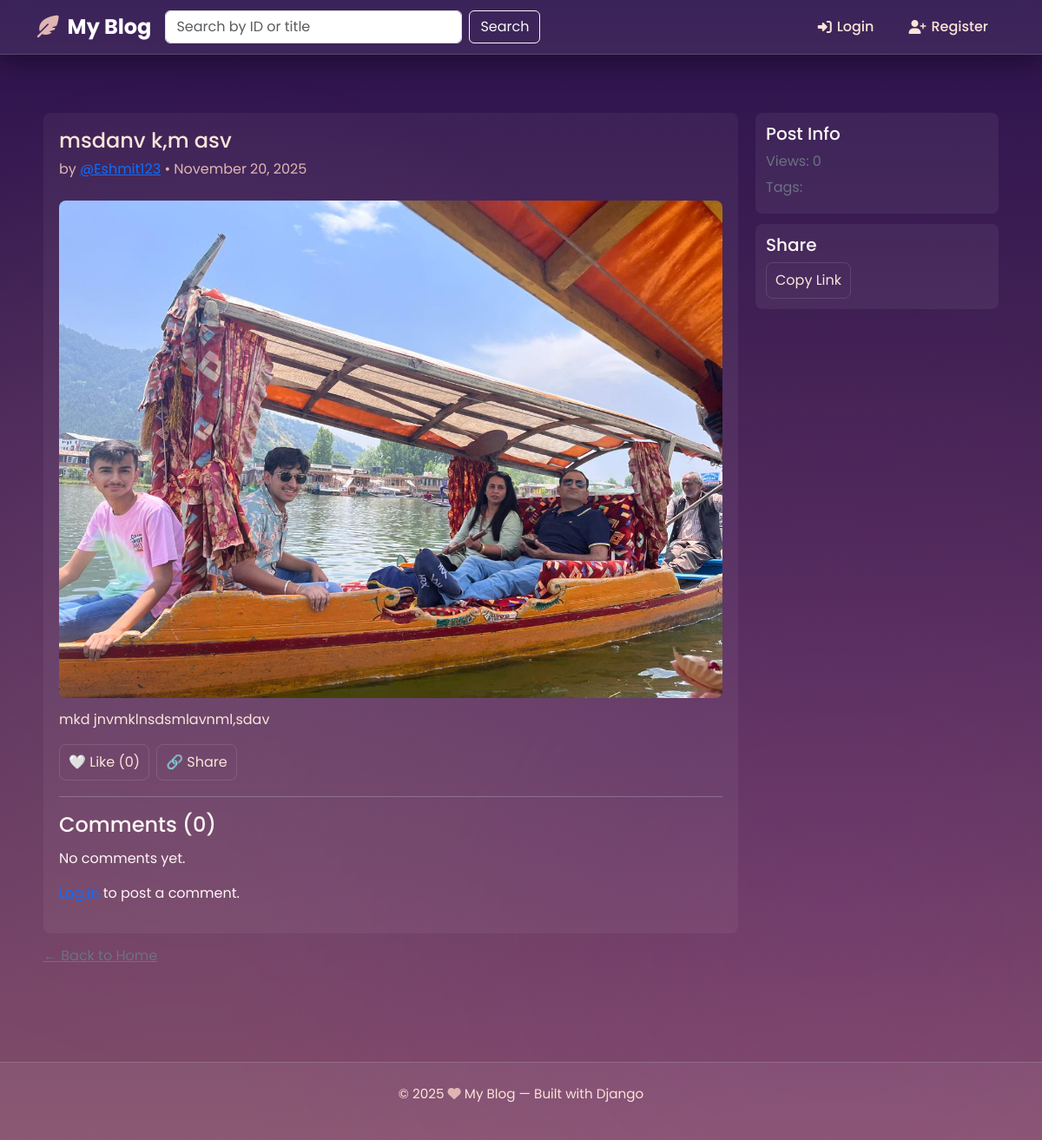
The app's page /post/4/ with its own data.
### blog/models.py (models this page shows, shortened)
class Post(models.Model):
    title = models.CharField(max_length=200)
    slug = models.SlugField(max_length=200, unique=True)
    author = models.ForeignKey(User, on_delete=models.CASCADE)
    content = RichTextField() if RichTextField else models.TextField()
    tags = models.CharField(max_length=200, blank=True)
    image = models.ImageField(upload_to='posts/', blank=True, null=True)
    background_color = models.CharField(max_length=7, blank=True, default='#ffffff')
    background_image = models.ImageField(upload_to='post_backgrounds/', blank=True, null=True)
    date_posted = models.DateTimeField(default=timezone.now)
    published = models.BooleanField(default=True)
    likes = models.ManyToManyField(User, related_name='liked_posts', blank=True)
    category = models.ForeignKey(Category, on_delete=models.SET_NULL, null=True, blank=True)
    def get_absolute_url(self):
        return reverse('post_detail', kwargs={'pk': self.pk})

### blog/views.py (the view)
# urls.py: path('post/<int:pk>/', views.post_detail, name='post_detail'),
def post_detail(request, pk):
    post = get_object_or_404(Post, pk=pk)
    comment_form = None
    if request.method == 'POST' and 'comment' in request.POST:
        if not request.user.is_authenticated:
            messages.error(request, "You must be logged in to comment.")
            return redirect('login')
        from .forms import CommentForm
        comment_form = CommentForm(request.POST)
        if comment_form.is_valid():
            comment = comment_form.save(commit=False)
            comment.author = request.user
            comment.post = post
            comment.save()
            messages.success(request, "Comment added.")
            return redirect('post_detail', pk=post.pk)
    else:
        from .forms import CommentForm
        comment_form = CommentForm()
    absolute_url = request.build_absolute_uri(post.get_absolute_url())
    liked = request.user.is_authenticated and (request.user in post.likes.all())
    like_count = post.likes.count()
    return render(request, 'blog/post_detail.html', {
        'post': post,
        'comment_form': comment_form,
        'absolute_url': absolute_url,
        'liked': liked,
        'like_count': like_count,
    })

### blog/forms.py
class CommentForm(forms.ModelForm):
    class Meta:
        model = Comment
        fields = ['body']
        widgets = {
            'body': forms.Textarea(attrs={
                'class': 'form-control',
                'placeholder': 'Write your comment...',
                'rows': 3
            }),
        }

### blog/context_processors.py (called while the page is built)
def blog_settings(request):
    setting = None
    try:
        setting = BlogSetting.objects.first()
    except Exception:
        setting = None
    return {'blog_setting': setting}

### blog/templates/blog/post_detail.html (shortened to what this page needs)
{% extends 'blog/base.html' %}
{% block content %}
<div class="post-layout">
    <div class="post-content" {% if post.background_image %}style="background-image: url('{{ post.background_image.url }}'); background-size: cover; background-position: center;"{% endif %}>
        <div class="post-header">
            <h1 class="post-title">{{ post.title }}</h1>
            <div class="post-sub">by <a href="{% url 'profile' post.author.username %}">@{{ post.author.username }}</a> • {{ post.date_posted|date:"F j, Y" }}</div>
        </div>
        {% if post.image %}
            <div class="post-media"><img src="{{ post.image.url }}" alt="{{ post.title }}" /></div>
        {% endif %}
        <div class="post-body">{{ post.content|linebreaks }}</div>
        <div style="margin-top:12px;display:flex;gap:8px;align-items:center;">
            <button id="likeBtn" data-pk="{{ post.pk }}" class="btn-action">{% if liked %}❤️ Like{% else %}🤍 Like{% endif %} ({{ like_count }})</button>
            <button id="copyLinkBtn" class="btn-action">🔗 Share</button>
        </div>
        <hr style="margin:18px 0;border:none;border-top:1px solid #eef2f7" />
        <div>
            <h4>Comments ({{ post.comments.count }})</h4>
            <div id="comments-list" style="margin-top:12px;">
                {% for comment in post.comments.all %}
                    {% include 'blog/_comment.html' with comment=comment %}
                {% empty %}
                    <p>No comments yet.</p>
                {% endfor %}
            </div>
            <div style="margin-top:14px;">
                {% if user.is_authenticated %}
                    <form id="commentForm">
                        {% csrf_token %}
                        <textarea id="commentBody" name="body" rows="3" style="width:100%;padding:8px;border-radius:6px;border:1px solid #e6e7eb;" placeholder="Write your comment..."></textarea>
                        <div style="margin-top:8px"><button type="submit" class="btn-action">Post Comment</button></div>
                    </form>
                {% else %}
                    <p><a href="{% url 'login' %}">Log in</a> to post a comment.</p>
                {% endif %}
            </div>
        </div>
    </div>
    <aside class="right-actions">
        <div class="widget">
            <h5>Post Info</h5>
            <p style="margin:6px 0;color:#6b7280">Views: {{ post.views|default:0 }}</p>
            <p style="margin:6px 0;color:#6b7280">Tags: {% for t in post.tags.all %} <span style="background:#f3f4f6;padding:3px 6px;border-radius:6px;margin-right:6px;font-size:0.85rem">{{ t }}</span>{% endfor %}</p>
        </div>
        <div class="widget">
            <h5>Share</h5>
            <button class="btn-action" onclick="navigator.clipboard.writeText('{{ absolute_url }}')">Copy Link</button>
        </div>
    </aside>
</div>
<a href="{% url 'home' %}" style="display:inline-block;margin-top:14px;color:#6b7280;">← Back to Home</a>
{% endblock %}

### blog/templates/blog/base.html (style rules this page uses)
* { margin: 0; padding: 0; box-sizing: border-box; }
body { background: linear-gradient(135deg, #1e0a35 0%, #3b185f 50%, #7a2c91 100%); background-attachment: fixed; font-family: 'Poppins', sans-serif; color: #fdf5f5; margin: 0; padding: 0; min-height: 100vh; position: relative; overflow-x: hidden; }
body::before { content: ''; position: fixed; top: 0; left: 0; width: 100%; height: 100%; background: radial-gradient(circle at 20% 50%, rgba(223, 182, 178, 0.1) 0%, transparent 50%), radial-gradient(circle at 80% 80%, rgba(122, 44, 145, 0.15) 0%, transparent 50%); pointer-events: none; z-index: 0; }

### blog/templates/blog/post_detail.html (style rules this page uses)
.post-layout { display:grid; grid-template-columns:1fr 280px; gap:20px; }
.post-content { background: rgba(255,255,255,0.05);padding:18px;border-radius:8px; }
.post-title { font-size:1.5rem;margin-bottom:6px;color:#FBE4D8 }
.post-sub { color:#DFB6B2;margin-bottom:12px }
.post-body { color:#FBE4D8;line-height:1.6 }
.post-media img { max-width:100%;border-radius:8px;margin:12px 0 }
.right-actions .widget { background: rgba(255,255,255,0.06);padding:12px;border-radius:8px;margin-bottom:12px }
.btn-action { display:inline-block;padding:8px 10px;border-radius:8px;border:1px solid rgba(255,255,255,0.12);background:transparent;color:#FBE4D8 }
body { background: linear-gradient(180deg, #2B124C, #522B5B, #854F6C); }

### records on screen
Post: title "msdanv k,m asv", author.username "Eshmit123", date_posted "November 20, 2025", image (picture), content "mkd jnvmklnsdsmlavnml,sdav", comments.count "0"

### other values on screen
{{ like_count }} "0"
{{ post.views|default:0 }} "0"
{{ year|default:"2025" }} "2025"
